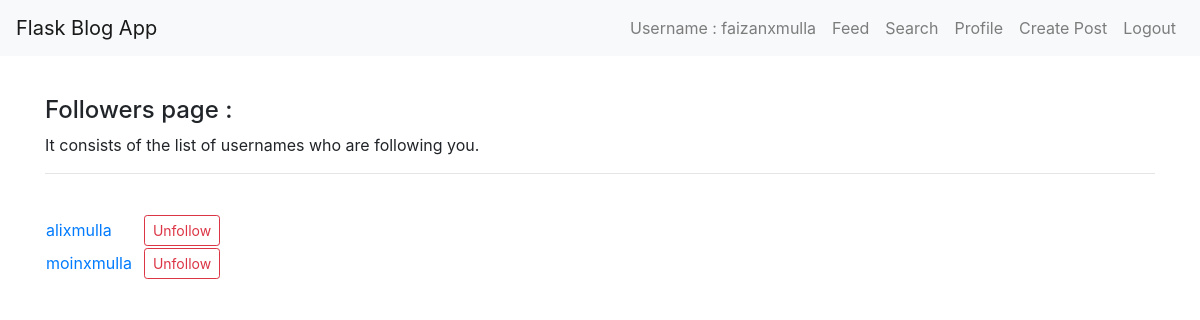
Page /followers/faizanxmulla (signed in) on the committed database.
### app.py (models this page shows, shortened)
class User(db.Model, UserMixin):
    id = db.Column(db.Integer, primary_key=True)
    username = db.Column(db.String(20), unique=True, nullable=False)
    password_hash = db.Column(db.String(128), nullable=False)
    profile_image = db.Column(db.String(128), default='def.jpg')
    posts = db.relationship('Post', back_populates='user', lazy='subquery')
    comments = db.relationship('Comment', backref='user', lazy='dynamic')
    likes = db.relationship('Like', backref='user', lazy='dynamic')
    followers = db.relationship('Follow',
                            foreign_keys='Follow.followed_id',
                            backref=db.backref('followed', lazy='joined'),
                            lazy='dynamic',
                            cascade='all, delete-orphan')
    following = db.relationship('Follow',
                            foreign_keys='Follow.follower_id',
                            backref=db.backref('follower', lazy='joined'),
                            lazy='dynamic',
                            cascade='all, delete-orphan')
    follower_count = db.Column(db.Integer, default=0)
    following_count = db.Column(db.Integer, default=0)
    def is_following(self, user):
        return self.following.filter(Follow.followed_id == user.id).count() > 0

### app.py (the view)
@app.route('/followers/<username>', methods=['GET','POST'])
@login_required
def followers(username):
    user = User.query.filter_by(username=username).first()
    if user is None:
        flash('User not found !!', 'danger')
        redirect(url_for('profile', username=username))
    followers = User.query.join(Follow, User.id == Follow.follower_id).filter(Follow.followed_id == user.id).order_by(Follow.timestamp.desc()).all()
    followers = [x for x in followers if x != user]
    follow_form = FollowForm()
    unfollow_form = UnfollowForm()
    return render_template('followers.html', user=user, followers=followers, username=username, follow_form=follow_form, unfollow_form=unfollow_form)

### app.py (called while the page is built)
@login.user_loader
def load_user(user_id):
    return User.query.get(int(user_id))

### templates/followers.html (shortened to what this page needs)
{% extends "base.html" %}
{% block content %}
<br>
<h4>Followers page :</h4>
<p>It consists of the list of usernames who are following you.</p>
<hr>
<br>
<table>
    <tbody>
        {% for x in followers %}
        {% if x != user %}
        <tr>
            <td>
                <a href="{{ url_for('profile', username=x.username) }}">{{ x.username }}</a>
            </td>
            <td>
                <div class="follow-unfollow-btn-container">
                    {% if current_user.is_following(x) %}
                    <form action="{{ url_for('unfollow', username=x.username) }}" method="POST">
                        <button type="submit" class="btn btn-outline-danger btn-sm">Unfollow</button>
                    </form>
                    {% else %}
                    <form action="{{ url_for('follow', username=x.username) }}" method="POST">
                        {{ follow_form.hidden_tag() }}
                        <button type="submit" class="btn btn-outline-success btn-sm">Follow</button>
                    </form>
                    {% endif %}
                </div>
            </td>
        </tr>
        {% endif %}
        {% endfor %}
    </tbody>
</table>
{% endblock %}

### templates/navbar.html (shortened to what this page needs)
<!DOCTYPE html>
<html lang="en">
<head>
    <link rel="stylesheet" href="{{ url_for('static', filename='style.css') }}">
    <link rel="stylesheet" href="https://stackpath.bootstrapcdn.com/bootstrap/4.5.2/css/bootstrap.min.css"
>
</head>
<body>
    <nav class="navbar navbar-expand-lg navbar-light bg-light">
        <a class="navbar-brand" href="#">Flask Blog App</a>
        <div class="collapse navbar-collapse" id="navbarNav">
            <ul class="navbar-nav ml-auto">
                <li class="nav-item">
                    <a class="nav-link">Username : {{ current_user.username }}</a>
                </li>
                {% if current_user.is_authenticated %}
                <li class="nav-item">
                    <a class="nav-link" href="{{ url_for('feed') }}">Feed</a>
                </li>
                <li class="nav-item">
                    <a class="nav-link" href="{{ url_for('search') }}">Search</a>
                </li>
                <li class="nav-item">
                    <a class="nav-link" href="{{ url_for('profile', username=current_user.username) }}">Profile</a>
                </li>
                <li class="nav-item">
                    <a class="nav-link" href="{{ url_for('create_post') }}">Create Post</a>
                </li>
                <li class="nav-item">
                    <a class="nav-link" href="{{ url_for('logout') }}">Logout</a>
                </li>
                {% endif %}
            </ul>
        </div>
    </nav>
</body>
</html>

### static/style.css (style rules this page uses)
.follow-unfollow-btn-container { display: inline-block; margin-left: 10px; }

### rows in the picture
User: username "faizanxmulla"
User: username "alixmulla"
User: username "moinxmulla"
